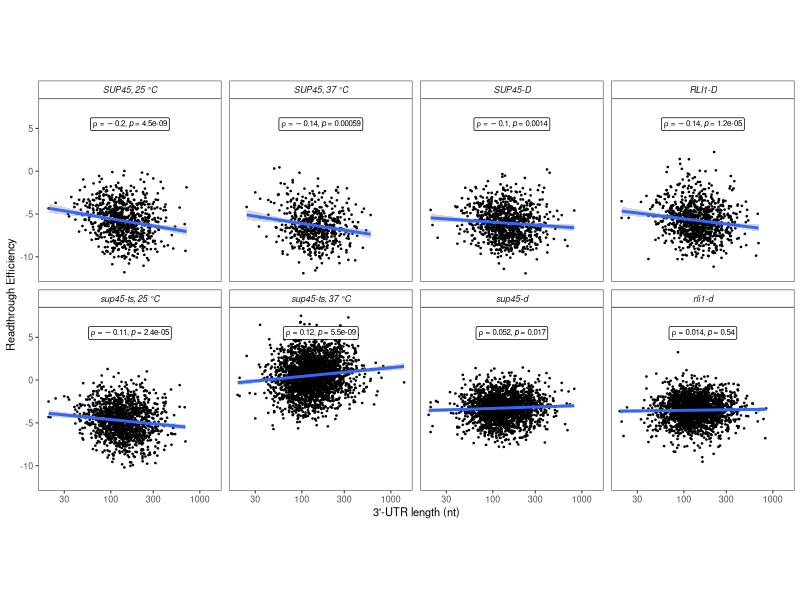
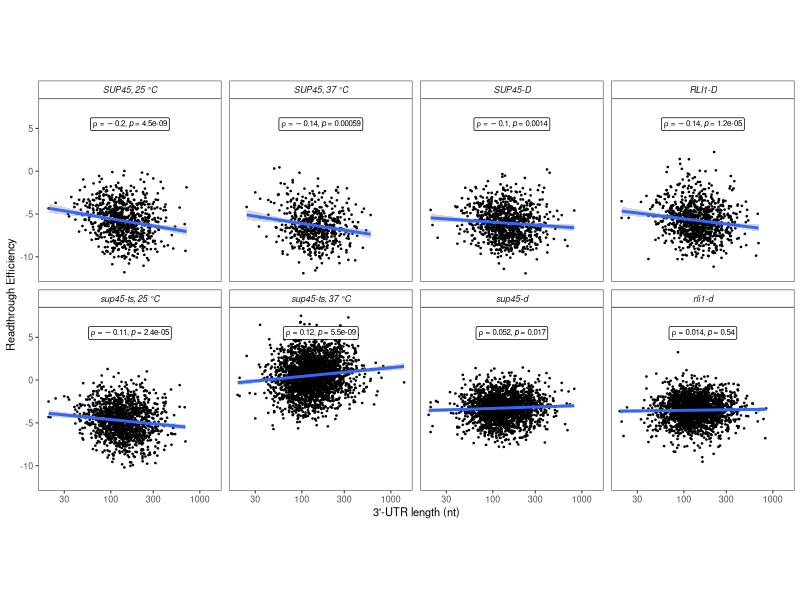

Reproduce these figures in R, in order.
# ---------------------------------------
# Figure 7
# ---------------------------------------
# Table key:
## Sample = sample
## log_rte = readthrough efficiency (log2 transformed) as calculated by the formula in Figure 3A
## value = value for particular feature
## feature = feature (X variable) tested (in this case, l_utr3 = 3'-UTR length)

library(ggplot2)
library(ggpubr)
library(dplyr)

df <- read.table("../Data/Data_Figure7.txt", header = TRUE)
df$Sample <- recode_factor(df$Sample, sup45_wt_25C = "SUP45, 25 °C", sup45_wt_37C = "SUP45, 37 °C", sup45_wt = "SUP45-D", rli1_wt = "RLI1-D", 
                           sup45_ts_25C = "sup45-ts, 25 °C", sup45_ts_37C = "sup45-ts, 37 °C", sup45_d = "sup45-d", rli1_d = "rli1-d")

# Plot
f7 <- ggplot(df, aes(x = value, y = log_rte)) +
  geom_point(alpha = 1, color = "black", size = 0.25) +
  geom_smooth(method = "lm", formula = y~x) +
  stat_cor(method = "spearman", geom = "label", label.x.npc = "middle", label.y = 5.5, hjust = 0.5, vjust = 0.5, size = 2, cor.coef.name = "rho") +
  facet_wrap(~Sample, nrow = 2) +
  scale_x_log10() +
  xlab("3'-UTR length (nt)") + ylab("Readthrough Efficiency") + 
  theme_bw(base_size = 8) + 
  theme(panel.grid = element_blank(), panel.spacing.x = unit(0.2,"cm"), panel.spacing.y = unit(0.2, "cm"),
        strip.text = element_text(face = "italic"), strip.background = element_rect(fill = "white"), aspect.ratio = 1)

# Save plot
ggsave(filename = "Figure7.pdf", plot = f7, path = "../Plots/", height = 3, width = 6, units = "in", dpi = 500)
ggsave(filename = "Figure7_eps.eps", plot = f7, path = "../Plots/", height = 3, width = 6, units = "in", dpi = 500)

